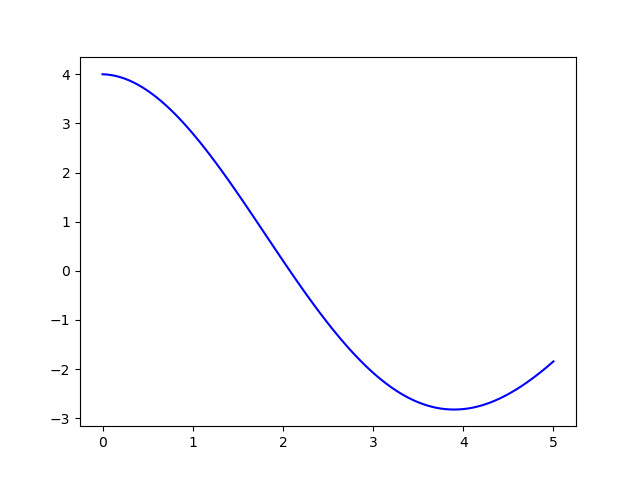

Recreate this plot in Python.
import numpy as np 
import matplotlib.pyplot as plt


def RTK4 (f,tspan,y0,N, p=1 ):
    n = len(y0)
    y = np.zeros((n,N+1),dtype=float)
    y[:,0] = y0
    x = np.linspace(tspan[0],tspan[1],N+1)
    h = (tspan[1]-tspan[0])/N
    for i in range(N):
        xi = x[i]
        yi = y[:,i]
        k1 = f(xi,yi)
        k2 = f(xi +1/2*h,yi + 1/2*k1*h)
        k3 = f(xi +1/2*h,yi + 1/2*k2*h)
        k4 = f(xi + h, yi+k3*h)

        y[:,i+1] = yi +1/6*(k1+1/3*k2+1/3*k3+1/6*k4)*h

    return x,y

def ODE(x,y):
    dy1dt = y[1]
    dy2dt = -0.5*y[1] - 7*y[0]
    return np.array([dy1dt, dy2dt])

y0 = 4
yy0 = 0
y0 = [y0,yy0]

# solve
h = 0.5
span = np.array([0,5])
x,y = RTK4(ODE,span,y0,100)
plt.plot(x,y[0,:],"-b")
plt.show()
